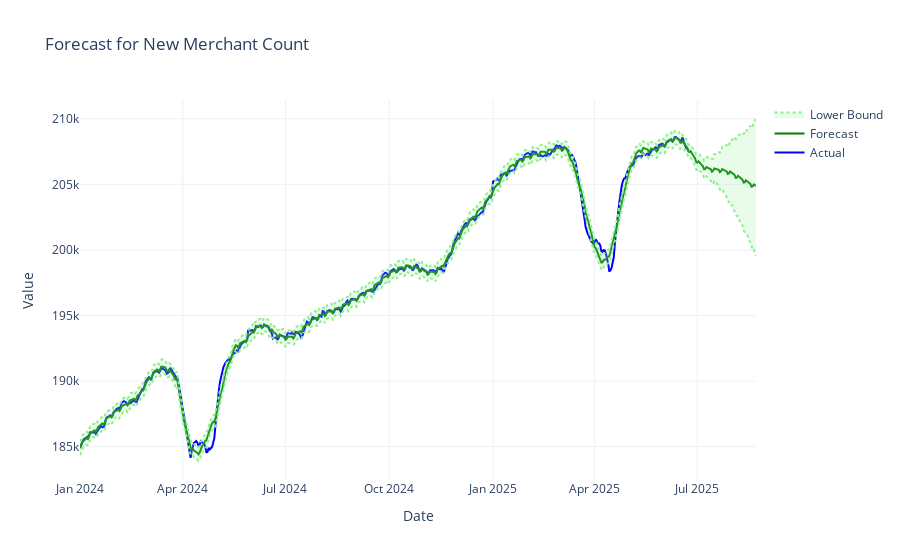

Notebook code for this chart:
### Code cell
take_df = df[df['software_product'] == 'Retail']
anomalies_result = detect_stl_anomalies(take_df, date_col='txn_date', metric_col='active_merchant', threshold=2.5, period=7, start_date='2024-01-01', end_date=today)
forecast_df, model = forecast_with_prophet(anomalies_result, date_col='ds', metric_col='y', predict_periods=60, train_start='2024-01-01', train_end=today)

fig_forecast = plot_forecast_line(forecast_df, title="Forecast for New Merchant Count")
forecast_df.head(1000000)
fig_forecast.show()

### Figure 1 — Plotly figure (JSON) as saved in the notebook; plotly's stock layout.template omitted (floating-point values rounded to 4 significant figures; data arrays with more than 128 entries replaced by an {"elided": "..."} marker saying what was removed)
{"data": [{"line": {"color": "blue"}, "name": "Actual", "type": "scatter", "x": {"elided": "600 str values"}, "y": {"elided": "600 float values"}}, {"line": {"color": "green"}, "name": "Forecast", "type": "scatter", "x": {"elided": "600 str values"}, "y": {"elided": "600 float values"}}, {"line": {"color": "lightgreen", "dash": "dot"}, "name": "Upper Bound", "showlegend": false, "type": "scatter", "x": {"elided": "600 str values"}, "y": {"elided": "600 float values"}}, {"fill": "tonexty", "fillcolor": "rgba(144,238,144,0.2)", "line": {"color": "lightgreen", "dash": "dot"}, "name": "Lower Bound", "showlegend": true, "type": "scatter", "x": {"elided": "600 str values"}, "y": {"elided": "600 float values"}}], "layout": {"title": {"text": "Forecast for New Merchant Count"}, "xaxis": {"title": {"text": "Date"}}, "yaxis": {"title": {"text": "Value"}}}}
